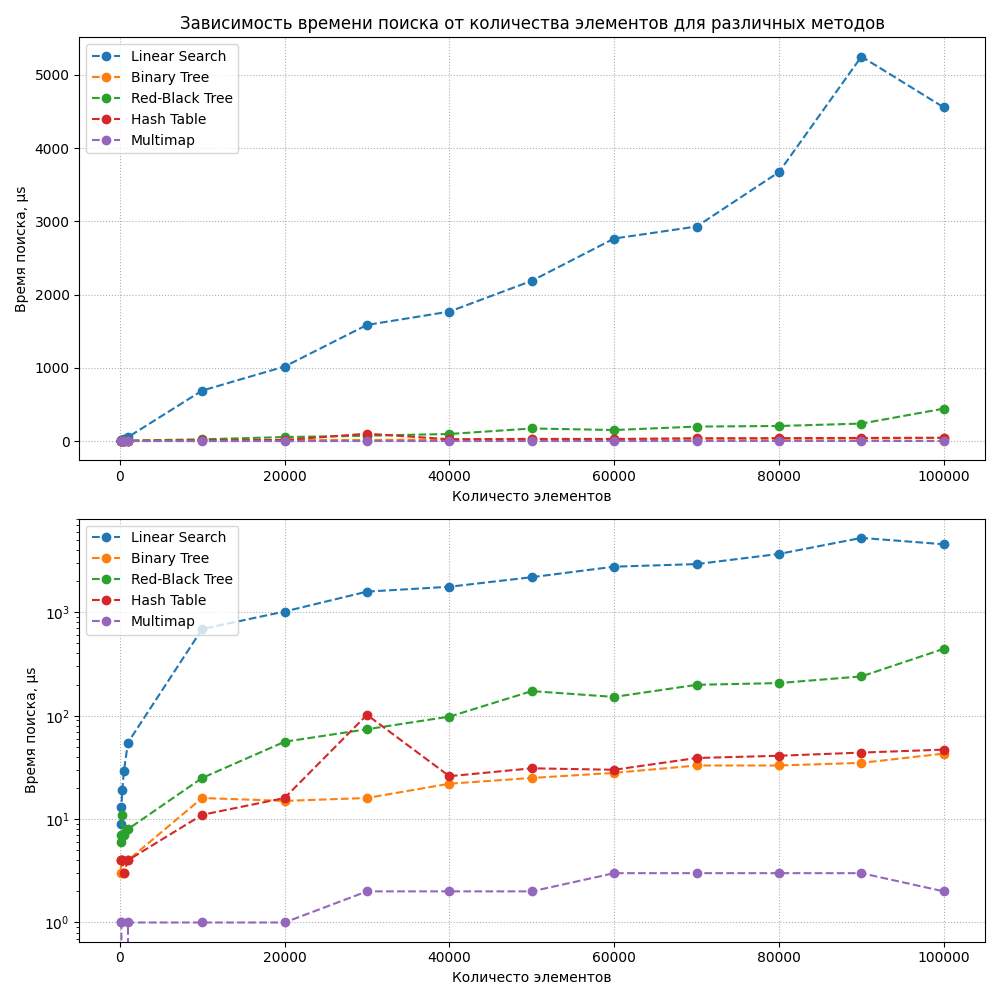

Generate this figure with Python:
import pandas as pd
import matplotlib.pyplot as plt


filepath = "./results.csv"
picpath  = "./graphics.png"

results = pd.read_csv(filepath)

names = results.columns[1:]


plt.figure(figsize=(10,10),layout="tight")



plt.subplot(211)

plt.title("Зависимость времени поиска от количества элементов для различных методов")

for name in names:
  plt.plot(results["Size"], results[name], "--o")
  
plt.grid(linestyle=":")
plt.legend(results.columns[1:])

plt.xlabel("Количесто элементов")
plt.ylabel("Время поиска, µs")


plt.subplot(212)

for name in names:
  plt.plot(results["Size"], results[name], "--o")
  
plt.grid(linestyle=":")
plt.legend(results.columns[1:])

plt.xlabel("Количесто элементов")
plt.ylabel("Время поиска, µs")

plt.yscale("log")


plt.savefig(picpath)

